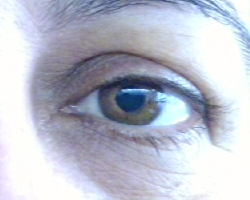
#> input picture images/I1.png, 250 x 200 px, found by its file name
$ python prova3_ex3.py
#> lines starting #> are read from the running program, lines starting #| are printed output that depends on the picture
import numpy as np
import scipy.ndimage as ndi
import matplotlib.pyplot as plt
import skimage.io as io
from skimage.color import rgb2gray
from skimage.exposure import histogram

def block_fun(window):
    xc = window[4]

    # Mappatura secondo la figura dell'esame:
    # x0=w[0], x1=w[1], x2=w[2], x3=w[5], x4=w[8], x5=w[7], x6=w[6], x7=w[3]
    indices = [0, 1, 2, 5, 8, 7, 6, 3]

    y = 0
    for i in range(8):
        xi = window[indices[i]]
        # Funzione u(xi - xc)
        bit = 1 if (xi - xc) >= 0 else 0
        y += (2**i) * bit
    return y

def elab(x,k):
    return ndi.generic_filter(x,block_fun,(k,k))

def main():
    plt.close('all')

    x1=np.float64(io.imread("images/I1.png"))/255
    x2=np.float64(io.imread("images/I2.png"))/255
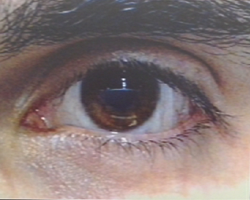
#> input picture images/I2.png, 250 x 200 px, found by its file name

    x1_gray=rgb2gray(x1)
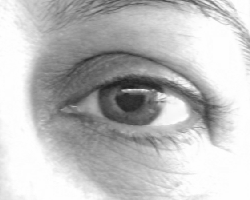
#> x1_gray: shape (200, 250) float64; min 0.113, max 1, mean 0.749
    x2_gray=rgb2gray(x2)
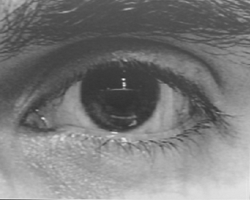
#> x2_gray: shape (200, 250) float64; min 0.192, max 0.94, mean 0.48

    print(x1_gray.shape)
#| (200, 250)

    H=np.array([[-1,2,-1],
                [2,-4,2],
                [-1,2,-1]])

    z1=ndi.correlate(x1_gray,H)
    z2=ndi.correlate(x2_gray,H)
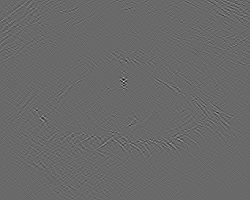
#> z2: shape (200, 250) float64; min -0.329, max 0.466, mean -2.85e-19; drawn with min black and max white

    y1=elab(z1,3)
#> in elab, `return ndi.generic_filter(x,block_fun,(k,k))`:
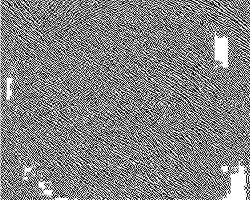
#> returned value: shape (200, 250) float64; min 0, max 255, mean 131.5
    y2=elab(z2,3)
#> call 2 of elab, with k = 3
#> in elab (call 2), `return ndi.generic_filter(x,block_fun,(k,k))`:
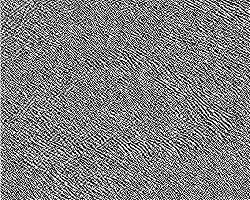
#> returned value: shape (200, 250) float64; min 0, max 255, mean 127.9

    hist1,_=np.histogram(y1, bins=256, range=(0, 256))
#> hist1 = 256 values, max 5899 at index 255, min 3 at index 62, mean 195.3
    hist2,_=np.histogram(y2, bins=256, range=(0, 256))
#> hist2 = 256 values, max 4976 at index 255, min 8 at index 34, mean 195.3

    std1=np.std(hist1)
#> std1 = 509.8
    std2=np.std(hist2)
#> std2 = 462.5

    print(f"I1 - Std Istogramma: {std1:.2f} -> {'VERA (1)' if std1 > 495 else 'FALSA (0)'}")
#| I1 - Std Istogramma: 509.75 -> VERA (1)
    print(f"I2 - Std Istogramma: {std2:.2f} -> {'VERA (1)' if std2 > 495 else 'FALSA (0)'}")
#| I2 - Std Istogramma: 462.46 -> FALSA (0)

    plt.figure()
    plt.subplot(1,2,1); plt.bar(range(256), hist1); plt.title("Istogramma I1");plt.axis((0,255,0,1.1*np.max(hist1)))
    plt.subplot(1,2,2); plt.bar(range(256), hist2); plt.title("Istogramma I2");plt.axis((0,255,0,1.1*np.max(hist2)))

    plt.figure()
    plt.subplot(1,2,1); plt.imshow(y1,clim=[0,255],cmap='gray')
    plt.subplot(1,2,2); plt.imshow(y2,clim=[0,255],cmap='gray')

if __name__=='__main__':
    main()
    plt.show()
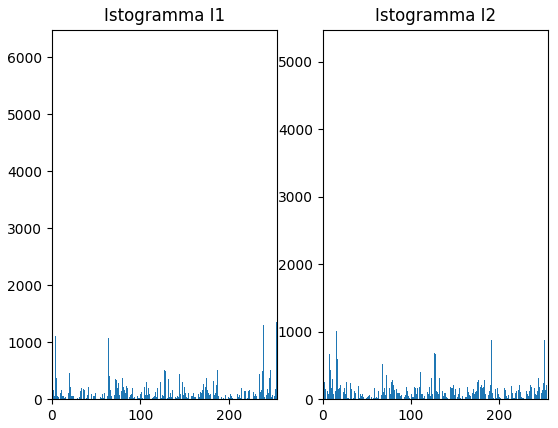
#> figure drawn by matplotlib, 2 panels; panel 1: tallest bar 5899 high, from x = 254.6 to 255.4; panel 2: tallest bar 4976 high, from x = 254.6 to 255.4
